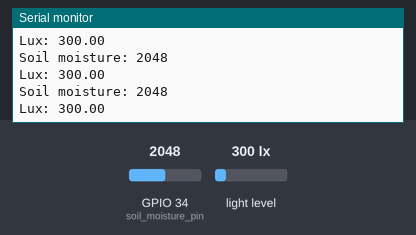
A sketch run on a simulated ESP32. On the bench: the last lines printed to the serial monitor. The test bench sets the inputs (shaded band); at power-on: light level 300 lx, GPIO 34 (soil_moisture_pin) = 2048.

Above: at 1.3 s.
1.4 s: light level set to 40 lx
At 1.9 s:
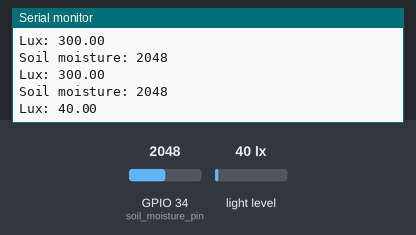
2.9 s: GPIO 34 (soil_moisture_pin) set to 2866
At 3.4 s:
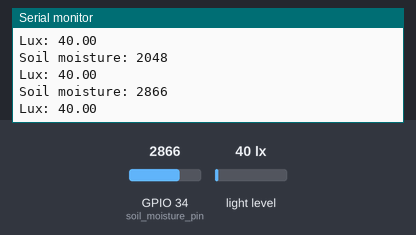
4.4 s: light level set to 500 lx
At 4.9 s:
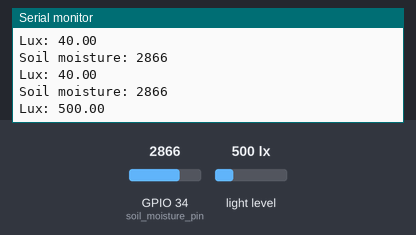
5.9 s: GPIO 34 (soil_moisture_pin) set to 3603
At 6.4 s:
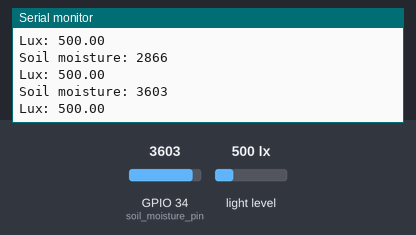
Timing chart, 0 to 8.4 s (numbered marks = the images above; inputs shaded):
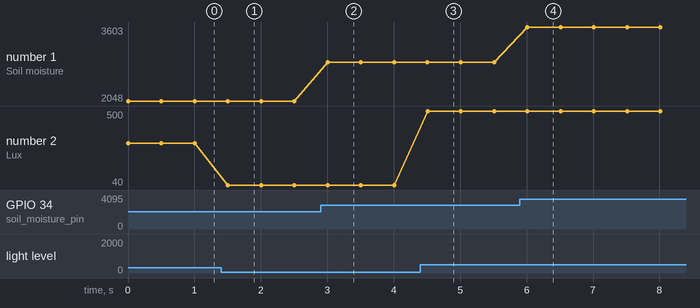

The sketch:

light_moisture_sensors.ino
```cpp
#define soil_moisture_pin 34
#include <Adafruit_VEML7700.h>
Adafruit_VEML7700 veml = Adafruit_VEML7700();

void setup() {
  // put your setup code here, to run once:
  Serial.begin(9600);
  if (veml.begin()) {
    Serial.println("it is working");
  } else {
    Serial.println("not working");
  };
}

void loop() {
  // put your main code here, to run repeatedly:
  Serial.print("Soil moisture: "); Serial.println(analogRead(soil_moisture_pin));
  Serial.print("Lux: "); Serial.println(veml.readLux());
  delay(500);
}
```

Measured:
- after the input at 1.4 s, the serial monitor: prints a new line after 0.10 s (image 1)
- after the input at 2.9 s, the serial monitor: prints a new line after 0.11 s (image 2)
- after the input at 4.4 s, the serial monitor: prints a new line after 0.11 s (image 3)
- after the input at 5.9 s, the serial monitor: prints a new line after 0.11 s (image 4)
- plotted number 1: 2048 → 2866 after the input at 2.9 s, 2866 → 3603 after the input at 5.9 s
- plotted number 2: 300 → 40 after the input at 1.4 s, 40 → 500 after the input at 4.4 s
